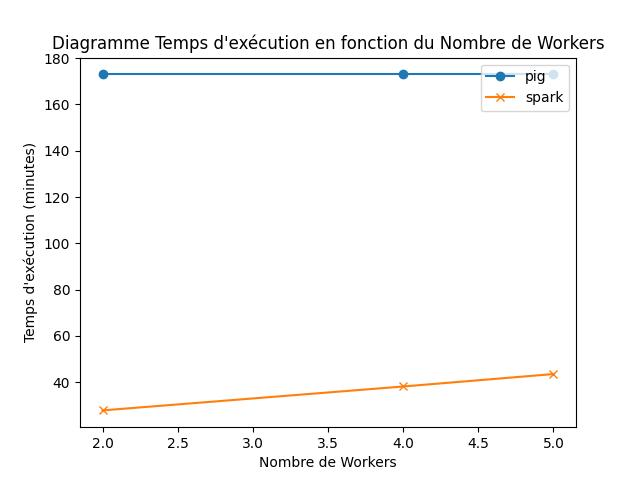

The Python source for this figure:
import matplotlib.pyplot as plt


with open ('results.txt', 'r') as fichier :
     temps_execution=[]
     nombre_workers=[]
     for ligne in fichier:
          mots = ligne.split()
          nb_workers = int(mots[mots.index("workers") - 1])
          temps= int(mots[mots.index("seconds.") - 1])
          nombre_workers.append(nb_workers)
          temps_execution.append(temps)


temps_execution2=[27.8, 38.13, 43.51]


plt.plot(nombre_workers, temps_execution, marker='o',label='pig')
plt.plot(nombre_workers, temps_execution2, marker='x',label='spark')
plt.xlabel('Nombre de Workers')
plt.ylabel('Temps d\'exécution (minutes)')
plt.title('Diagramme Temps d\'exécution en fonction du Nombre de Workers')
plt.legend(loc='upper right')
plt.savefig("diagramme.jpeg") 